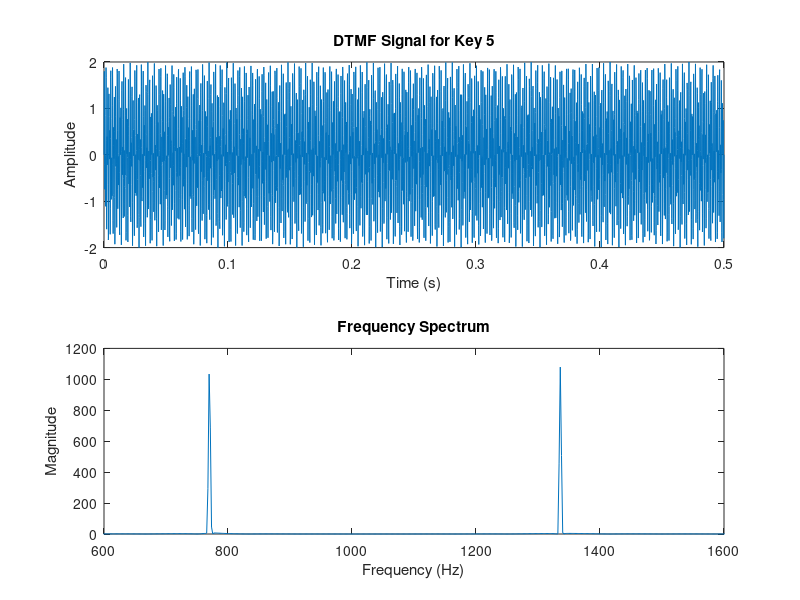

Source code (MATLAB):
fs = 8000; 
t = 0:1/fs:0.5; 

key = input('Enter a DTMF key (0-9, *, #): ', 's');

key_freqs = {
    '1', 697, 1209;
    '2', 697, 1336;
    '3', 697, 1477;
    '4', 770, 1209;
    '5', 770, 1336;
    '6', 770, 1477;
    '7', 852, 1209;
    '8', 852, 1336;
    '9', 852, 1477;
    '0', 941, 1336;
    '*', 941, 1209;
    '#', 941, 1477;
};

freq_pair = key_freqs(strcmp(key_freqs(:, 1), key), 2:3);
if isempty(freq_pair)
    error('Invalid key entered.');
end
f_low = freq_pair{1};
f_high = freq_pair{2};

dtmf_signal = sin(2*pi*f_low*t) + sin(2*pi*f_high*t);
sound(dtmf_signal, fs); % Play the generated DTMF tone

figure;
subplot(2, 1, 1);
plot(t, dtmf_signal);
title(['DTMF Signal for Key ' key]);
xlabel('Time (s)');
ylabel('Amplitude');

N = 2^nextpow2(length(dtmf_signal));
Y = fft(dtmf_signal .* hamming(length(dtmf_signal))', N);
f = (0:N-1)*(fs/N);
magnitude = abs(Y);
subplot(2, 1, 2);
plot(f, magnitude);
title('Frequency Spectrum');
xlabel('Frequency (Hz)');
ylabel('Magnitude');
xlim([600 1600]); 
